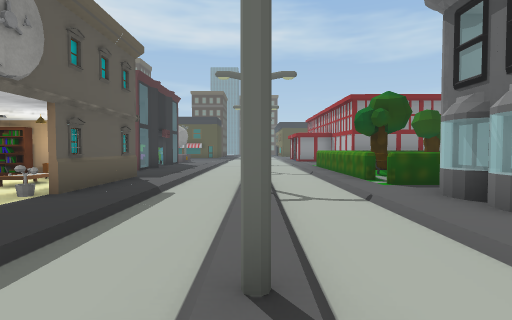
[1] (above)

24 first-person views from a walk through a Unity game level. The camera is 1.4 m above the floor, tilts 2° down and sees 80° across. Doors are open. The floor is counted in squares, 2 m on a side. Each view is taken from the middle of a square. On the plan, view 1 faces up. The plan holds only what a view shows up to about 10 squares ahead; the rest is blank. The place goes on beyond the plan. The player character is not drawn. Some animated figures are left out. Some surface patterns are stand-ins.

[2]
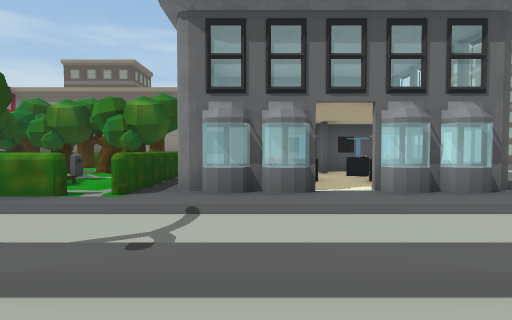

[3]
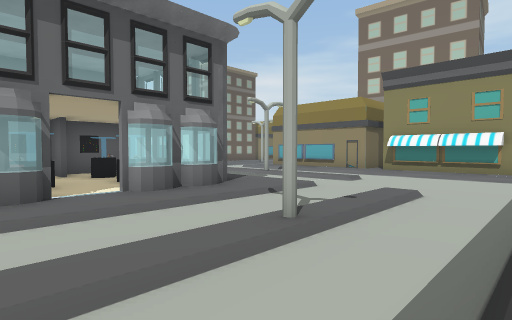

[4]
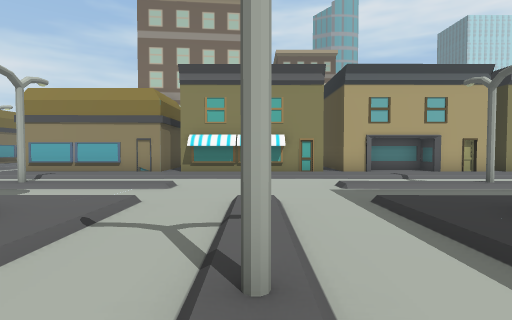

[5]
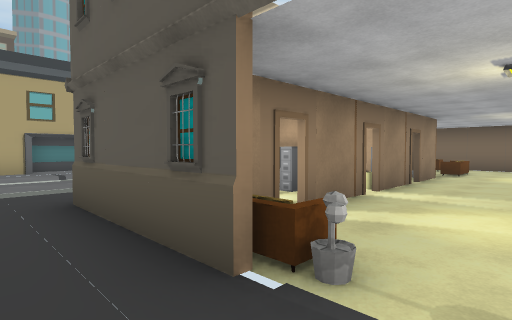

[6]
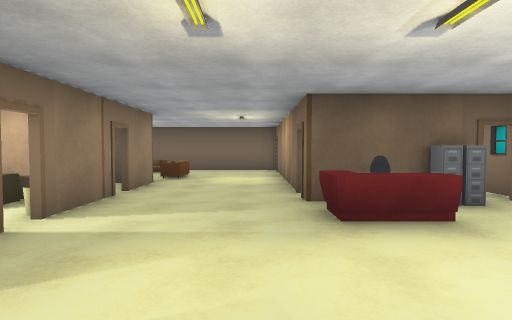

[7]
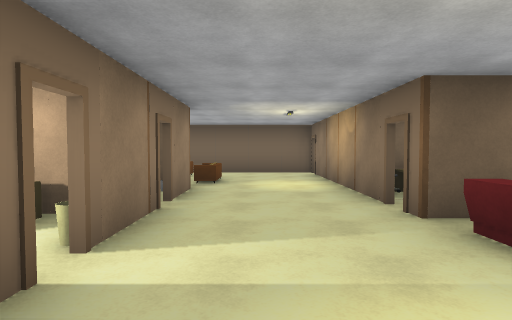

[8]
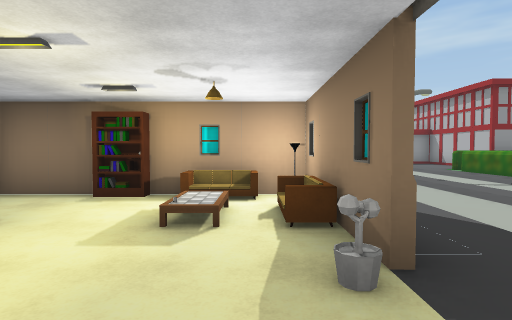

[9]
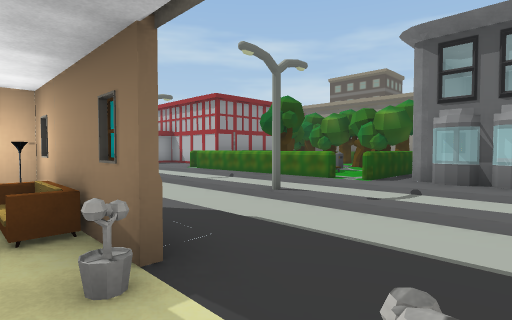

[10]
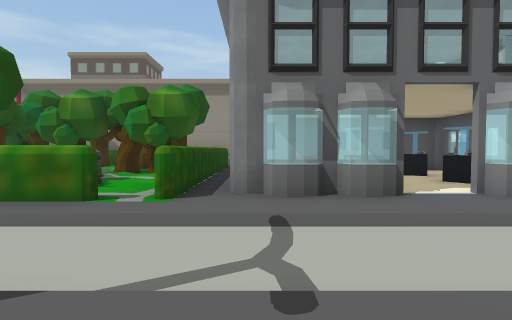

[11]
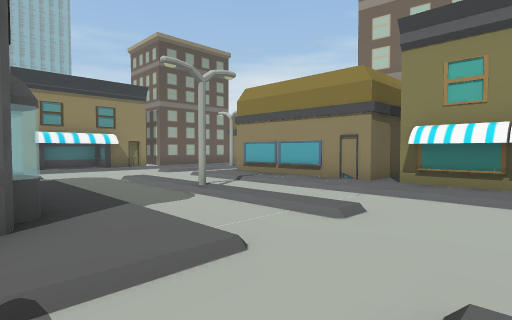

[12]
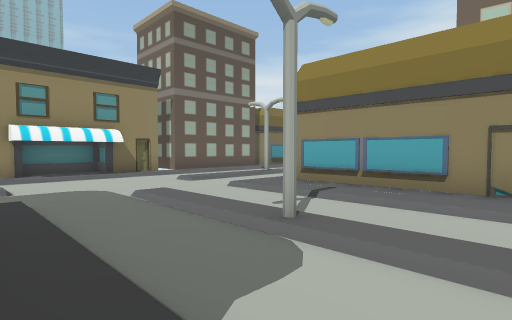

[13]
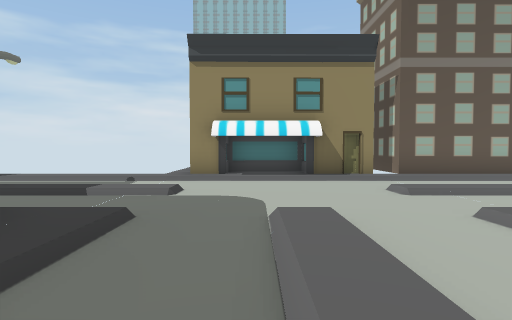

[14]
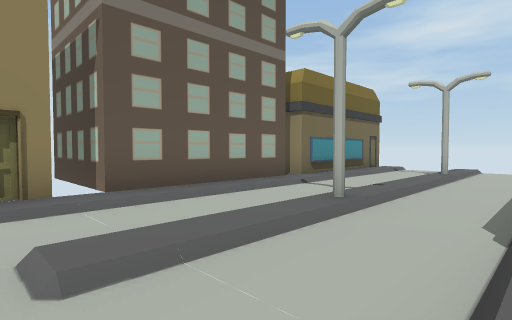

[15]
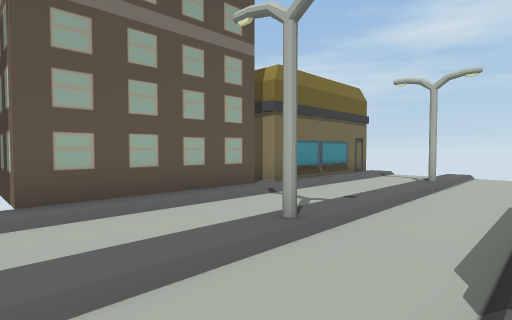

[16]
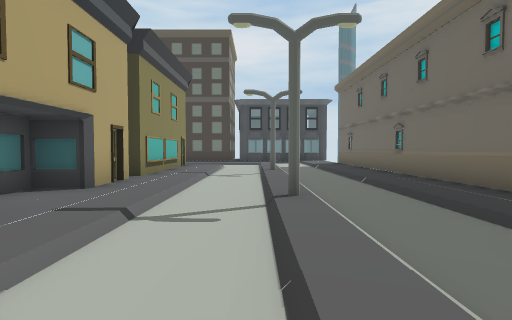

[17]
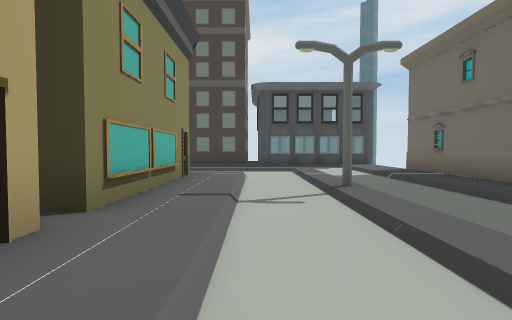

[18]
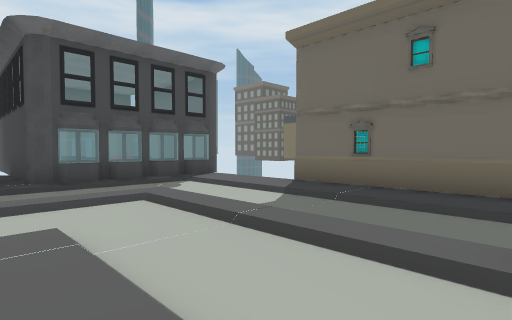

[19]
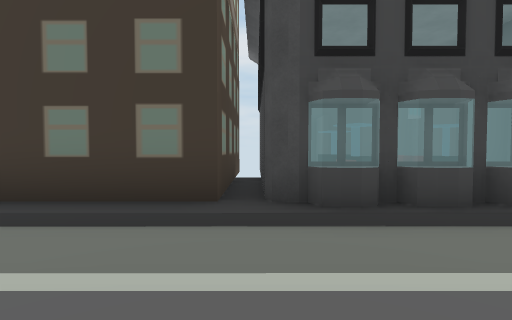

[20]
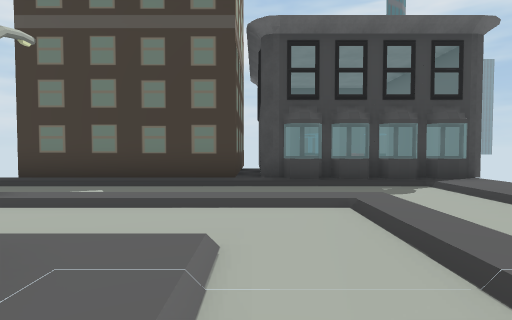

[21]
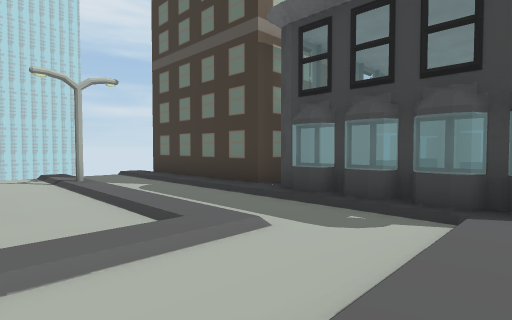

[22]
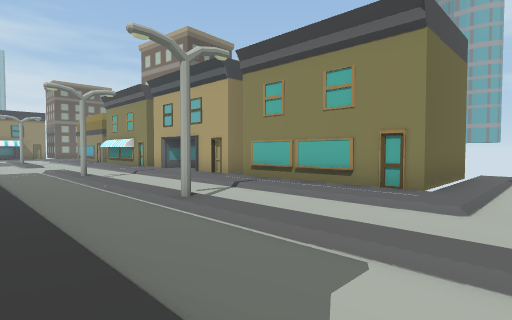

[23]
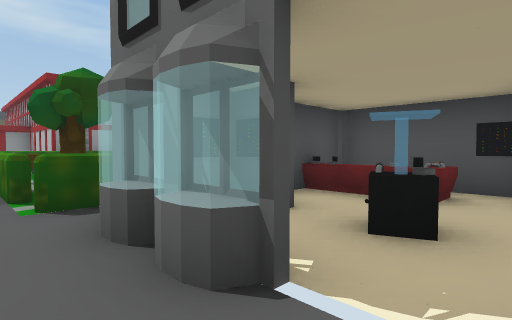

[24]
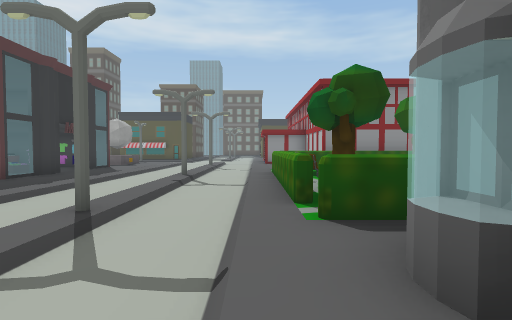

### Floor plan
Key: @ floor where view 1 was taken; # wall or solid block; . main floor; : floor 0.25 m higher than the main floor; + floor 0.5 m higher than the main floor; * floor 0.75 m higher than the main floor; / step, stairs or slope; D open door; = window, fence, low wall or low ledge; H hedge; T tree; B bookshelf; E bench; P plant; I bin; S desk; C closet; U building; R ring; O other object.
Columns run from 23 left of view 1 to 15 right of it. Each row starts with its distance up from view 1.
 13                    D:/.:./OO
 12                    D:/.:./H   T
 11                    =:/.#./HO  T
 10                    #:/.:.:HT TT T
  9                     :/.:./H  ITTT
  8               ###B#O#/.:./E :#TTT
  7                O:::OO/.:./H :TTTT
  6                 S:::#/.#./HHHHOOO
  5          ### SS SO::OP.:./:OO###
  4         ##:D::::::::D/.:./=:#SS#
  3         #:::::::::::OP.:./D:R:S#
  2         #::+O#D I D #/.:./D::###  ./
  1         #:+*    SO  #/.#./ COC:#. ./
  0 ######O  ###      # #/.@./=====#.:./
 -1 # O#:=:::::::::::::::/.:./:::::/.:./
 -2 # O C=/............................/U
 -3 ##C C=/.//////////////...///////.../ U
 -4 #   C=/.:////#////#///...///#///.../ U
 -5 #####O/.:........................../U
 -6       /.:./:::::::::::OOOO:::::/.:./U
 -7       /.:./UUUUUUUUUUUUUUUUUUUU/.:./UUU
 -8       /.:./U              U    /.:./
 -9       /.#./U              U    /.#./
-10      U/.:./U             UUUU  /.:./U
-11                                /.:./U
-12                                 .:./U
-13                                 .:./U
-14                                 .#./U
-15                                 .:./U
-16                                     U

Where each view was taken, in squares from view 1:
view 1: 0 up, 0 right, facing up
view 2: 4 up, 2 left, facing right
view 3: 4 up, 2 left, facing down-right
view 4: 3 up, 0 right, facing down
view 5: 4 up, 2 left, facing down-left
view 6: 4 up, 4 left, facing left
view 7: 3 up, 5 left, facing left
view 8: 3 up, 4 left, facing up
view 9: 3 up, 4 left, facing up-right
view 10: 5 up, 1 left, facing right
view 11: 0 up, 0 right, facing down-right
view 12: 1 down, 3 right, facing down-right
view 13: 3 down, 5 right, facing right
view 14: 5 down, 8 right, facing down-right
view 15: 6 down, 8 right, facing down-right
view 16: 4 down, 1 left, facing left
view 17: 5 down, 5 left, facing left
view 18: 6 down, 10 left, facing up-left
view 19: 5 down, 14 left, facing left
view 20: 5 down, 11 left, facing left
view 21: 1 down, 13 left, facing down-left
view 22: 1 down, 14 left, facing down-right
view 23: 2 up, 2 right, facing up-right
view 24: 3 up, 2 right, facing up
